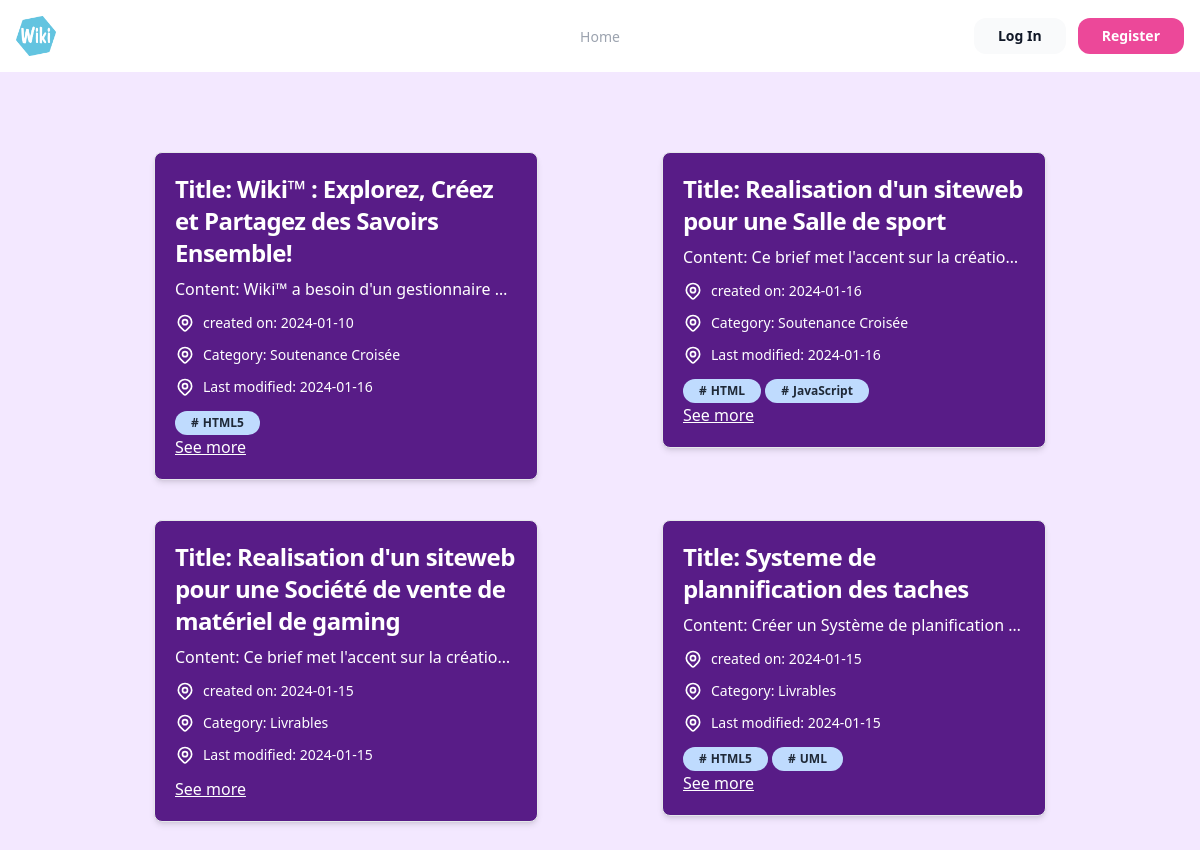
The page / on the database its author committed.
### tables this page shows
CREATE TABLE `wikis` (
  `WikiID` int(11) NOT NULL,
  `Title` varchar(255) DEFAULT NULL,
  `Content` text DEFAULT NULL,
  `CreationDate` date DEFAULT NULL,
  `LastModifiedDate` date DEFAULT NULL,
  `AuthorID` int(11) DEFAULT NULL,
  `isArchived` tinyint(1) DEFAULT 0,
  `CategoryID` int(11) DEFAULT NULL
);

CREATE TABLE `categories` (
  `CategoryID` int(11) NOT NULL,
  `CategoryName` varchar(255) DEFAULT NULL,
  `Created_AdminID` int(11) DEFAULT NULL
);

CREATE TABLE `wikitags` (
  `WikiID` int(11) DEFAULT NULL,
  `TagID` int(11) DEFAULT NULL
);

CREATE TABLE `tags` (
  `TagID` int(11) NOT NULL,
  `TagName` varchar(255) DEFAULT NULL,
  `created_id` int(11) DEFAULT NULL
);

### app/controllers/Visitors.php (called while the page is built, shortened)
<?php
  class Visitors extends Controller {
    private $wikiModel;
    private $categoryModel;
    public function __construct(){
      $this->wikiModel = $this->model('Wiki');
      $this->categoryModel = $this->model('Category');
    }
    public function index(){
      $wikis = $this->wikiModel->getWiki();
      $categories = $this->categoryModel->getCategory();
     foreach( $wikis as $wiki ) {
      $tags = $this->wikiModel->get_tags_wiki($wiki->WikiID);
      $wiki->wikitag=$tags;
     }
      $data = [
        'wikis' => $wikis,
        'categories' => $categories,
        'Title' => '',
        'Content' => '',
        'CategoryID' => '',
        'creation_date' => date('Y-m-d'),
        'Title_err' => '',
        'Content_err' => '',
        'CategoryID_err' => ''
      ];
    $this->view('visitors/index', $data);
    }
  }

### app/libraries/Core.php (called while the page is built, shortened)
<?php
class Core
{
    protected $currentMethod = 'index';
    public function __construct()
    {
        $url = $this->getUrl();
            $this->currentController = new $this->currentController;
        $this->params = $url ? array_values($url) : [];
        call_user_func_array([$this->currentController, $this->currentMethod], $this->params);
    }
}

### public/index.php (called while the page is built, shortened)
<?php
  $init = new Core;

### app/libraries/Database.php (called while the page is built, shortened)
<?php
class Database
{
  private $host = DB_HOST;
  private $user = DB_USER;
  private $pass = DB_PASS;
  private $dbname = DB_NAME;
  private $dbh;
  private $stmt;
  public function __construct()
  {
    $dsn = 'mysql:host=' . $this->host . ';dbname=' . $this->dbname;
    $options = array(
      PDO::ATTR_PERSISTENT => true,
      PDO::ATTR_ERRMODE => PDO::ERRMODE_EXCEPTION
    );
    try {
      $this->dbh = new PDO($dsn, $this->user, $this->pass, $options);
    } catch (PDOException $e) {
      $this->error = $e->getMessage();
      echo $this->error;
    }
  }
  public function query($sql)
  {
    $this->stmt = $this->dbh->prepare($sql);
  }
  public function bind($param, $value, $type = null)
  {
    if (is_null($type)) {
      switch (true) {
        case is_int($value):
          $type = PDO::PARAM_INT;
          break;
      }
    }
    $this->stmt->bindValue($param, $value, $type);
  }
  public function execute()
  {
    return $this->stmt->execute();
  }
  public function resultSet()
  {
    $this->execute();
    return $this->stmt->fetchAll(PDO::FETCH_OBJ);
  }
}

### app/models/Wiki.php (called while the page is built, shortened)
<?php
class Wiki
{
  private $db;
  public function __construct()
  {
    $this->db = new Database;
  }
  public function getWiki()
  {
    $this->db->query('SELECT * ,categories.CategoryName FROM wikis
      INNER JOIN users on users.UserID = wikis.AuthorID
      inner join categories on categories.CategoryID = wikis.CategoryID
      where isArchived = 0
      ORDER by wikis.LastModifiedDate desc
      ');
    $results = $this->db->resultSet();
    return $results;
  }
  public function get_tags_wiki($id)
  {
    $this->db->query('SELECT * FROM tags join wikitags on wikitags.TagID = tags.TagID WHERE wikitags.WikiID=:WikiID');
    $this->db->bind(':WikiID', $id);
    $row = $this->db->resultSet();
    return $row;
  }
}

### app/views/visitors/index.php (the view, shortened to what this page needs)
<?php require APPROOT . '/views/inc/header.php'; ?>
<?php require APPROOT . '/views/inc/navbar.php'; ?>
<div class="flex flex-wrap py-10 p-14 gap-10">
    <div class="flex flex-wrap py-10 p-14 gap-10" id="wikiContainer">
        <?php foreach ($data['wikis'] as $wiki):
            $wikitags = $wiki->wikitag;
            ?>
            <div class="max-w-2xl mx-auto">
                <div class="bg-purple-900 shadow-md border border-gray-200 rounded-lg max-w-sm">
                    <div class="p-5">
                        <a href="#">
                            <h5 class="text-white font-bold text-2xl tracking-tight mb-2">
                                Title:
                                <?php echo $wiki->Title ?>
                            </h5>
                        </a>
                        <p class="truncate font-normal text-white mb-3">
                            Content:
                            <?php echo $wiki->Content ?>
                        </p>
                        <div class="flex space-x-2 text-white text-sm">
                            <p class="font-normal mb-3">created on:
                                <?php echo $wiki->CreationDate ?>
                            </p>
                        </div>
                        <div class="flex space-x-2 text-white text-sm">
                            <p class="font-normal mb-3">Category:
                                <?= $wiki->CategoryName; ?>
                            </p>
                        </div>
                        <div class="flex space-x-2 text-white text-sm">
                            <p class="font-normal mb-3">Last modified:
                                <?php echo $wiki->LastModifiedDate ?>
                            </p>
                        </div>
                        <div>
                            <?php foreach ($wikitags as $wikitag): ?>
                                <div
                                    class="text-xs inline-flex items-center font-bold leading-sm px-3 py-1 bg-blue-200 text-mr px-4 py-1  rounded-full gap-1">
                                    <span>#</span>
                                    <p>
                                        <?= $wikitag->TagName; ?>
                                    </p>
                                </div>
                            <?php endforeach; ?>
                        </div>
                        <a href="<?php echo URLROOT; ?>/wikis/oneWiki/<?php echo $wiki->WikiID; ?>"
                            class="font-normal underline text-white mb-3">See more</a>
                    </div>
                </div>
            </div>
        <?php endforeach; ?>
    </div>
</div>
<?php require APPROOT . '/views/inc/footer.php'; ?>

### app/libraries/Controller.php (shortened to what this page needs)
<?php
  class Controller {
    public function model($model){
      return new $model();
    }
    public function view($view, $data = []){
      if(file_exists('../app/views/' . $view . '.php')){
        require_once '../app/views/' . $view . '.php';
      } else {
        die('View does not exist');
      }
    }
  }

### app/views/inc/header.php (shortened to what this page needs)
<!DOCTYPE html>
<html lang="en">
<head>
  <script src="https://cdn.tailwindcss.com/"></script>
  <link rel="stylesheet" href="<?php echo URLROOT; ?>/css/style.css">
  <link href="https://cdn.jsdelivr.net/npm/daisyui@4.5.0/dist/full.min.css" rel="stylesheet" type="text/css" />
  <script src="https://cdn.tailwindcss.com"></script>
</head>
<body class='bg-purple-100 min-h-screen'>

### app/views/inc/navbar.php (shortened to what this page needs)
<nav class="relative px-4 py-4 flex justify-between items-center bg-white">
	<a class="text-3xl font-bold leading-none" href="#">
		<img class="h-10 w-10" src="<?php echo URLROOT; ?>/public/img/WIKI.png" alt="WIKI_LOGO">
	</a>
	<ul class="hidden absolute top-1/2 left-1/2 transform -translate-y-1/2 -translate-x-1/2 lg:flex lg:mx-auto lg:flex lg:items-center lg:w-auto lg:space-x-6">
		<li><a class="text-sm text-gray-400 hover:text-gray-500" href="<?php echo URLROOT; ?>/wikis/index">Home</a></li>
	</ul>
	<?php if (isset($_SESSION['id_user'])): ?>
		<a class="hidden lg:inline-block py-2 px-6 bg-pink-500 hover:bg-pink-600 text-sm text-white font-bold rounded-xl transition duration-200"
			href="<?php echo URLROOT; ?>/users/logout">Log Out</a>
	<?php else: ?>
		<a class="hidden lg:inline-block lg:ml-auto lg:mr-3 py-2 px-6 bg-gray-50 hover:bg-gray-100 text-sm text-gray-900 font-bold  rounded-xl transition duration-200"
			href="<?php echo URLROOT; ?>/users/login">Log In</a>
		<a class="hidden lg:inline-block py-2 px-6 bg-pink-500 hover:bg-pink-600 text-sm text-white font-bold rounded-xl transition duration-200"
			href="<?php echo URLROOT; ?>/users/register">Register</a>
	<?php endif; ?>
</nav>

### app/views/inc/footer.php (shortened to what this page needs)
</body>
</html>

### rows shown on the page
wikis: Title "Wiki™ : Explorez, Créez et Partagez des Savoirs Ensemble!", Content "Wiki™ a besoin d'un gestionnaire…", CreationDate "2024-01-10", CategoryID.CategoryName "Soutenance Croisée", LastModifiedDate "2024-01-16"
wikitags: TagID.TagName "HTML5"
wikis: Title "Realisation d'un siteweb pour une Salle de sport", Content "Ce brief met l'accent sur la créatio…", CreationDate "2024-01-16", CategoryID.CategoryName "Soutenance Croisée", LastModifiedDate "2024-01-16"
wikitags: TagID.TagName "HTML"
wikitags: TagID.TagName "JavaScript"
wikis: Title "Realisation d'un siteweb pour une Société de vente de matériel de gaming", Content "Ce brief met l'accent sur la créatio…", CreationDate "2024-01-15", CategoryID.CategoryName "Livrables", LastModifiedDate "2024-01-15"
wikis: Title "Systeme de plannification des taches", Content "Créer un Système de planification…", CreationDate "2024-01-15", CategoryID.CategoryName "Livrables", LastModifiedDate "2024-01-15"
wikitags: TagID.TagName "HTML5"
wikitags: TagID.TagName "UML"
